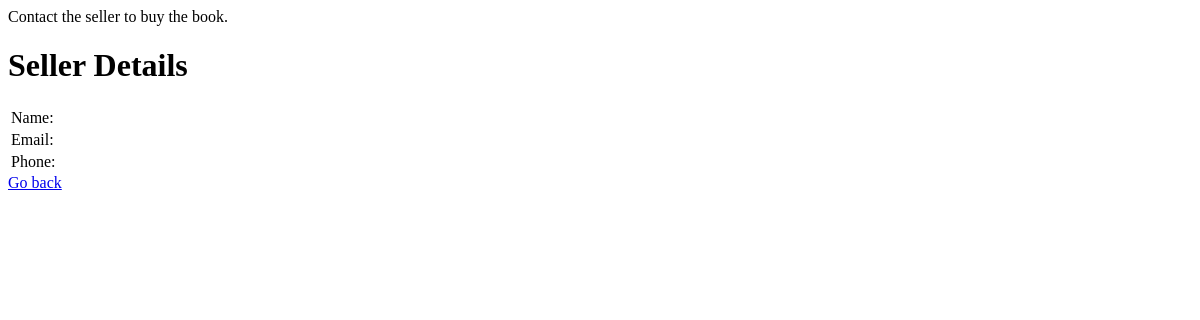
/buy-book/buy_book.php?seller_id=1, run on an earlier commit of the app's database.
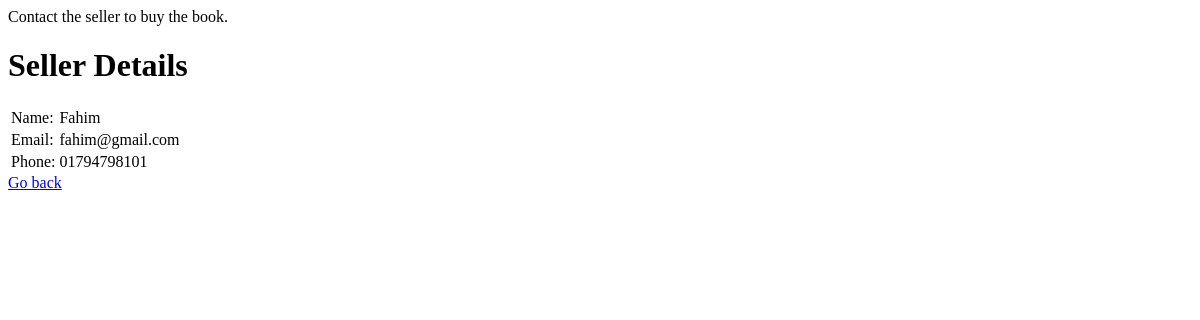
And on a later commit of the database.
### tables this page shows
CREATE TABLE `users` (
  `id` int(11) NOT NULL,
  `username` varchar(100) NOT NULL,
  `name` varchar(100) NOT NULL,
  `email` varchar(100) NOT NULL,
  `number` varchar(20) NOT NULL,
  `password` varchar(500) NOT NULL,
  `approved` int(11) NOT NULL DEFAULT 0
);

### buy-book/buy_book.php (the view, shortened to what this page needs)
<html>
    <body>
        Contact the seller to buy the book. <br>
        <h1>Seller Details</h1>
        <?php
$dbservername = "localhost";
$dbusername = "root";
$dbpassword = "";
$dbname = "book_sell";
$conn = mysqli_connect($dbservername, $dbusername, $dbpassword, $dbname);
$seller_id = $_GET['seller_id'];
$sql = "SELECT * from users where id = '$seller_id'";
$res = mysqli_query($conn, $sql);
echo "<table class='table table-dark table-hover'>";
if (mysqli_num_rows($res) > 0) {
    while($row = mysqli_fetch_assoc($res)) {
        echo "<tr>";
        echo "<td>Name:</td>";
        echo "<td>".$row["name"]."</td>";
        echo "</tr>";
        echo "<tr>";
        echo "<td>Email:</td>";
        echo "<td>".$row["email"]."</td>";
        echo "</tr>";
        echo "<tr>";
        echo "<td>Phone:</td>";
        echo "<td>".$row["number"]."</td>";
        echo "</tr>";
    }
}
echo "</table>";
?>
<a href="index.php" class="btn btn-primary">Go back</a>
    </body>
</html>

What changed in the data, as far as the page shows it:
changed users: name (not shown) → "Fahim"; email (not shown) → "fahim@gmail.com"; number (not shown) → "01794798101"
